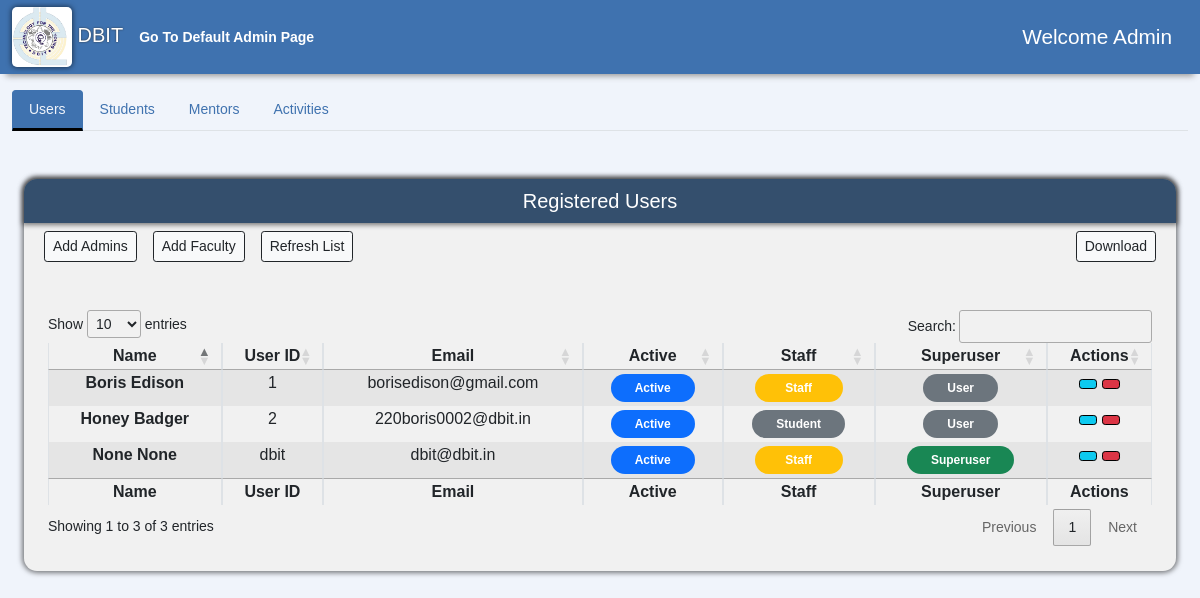
/AdminPage/ (signed in), run on an earlier commit of the app's database.
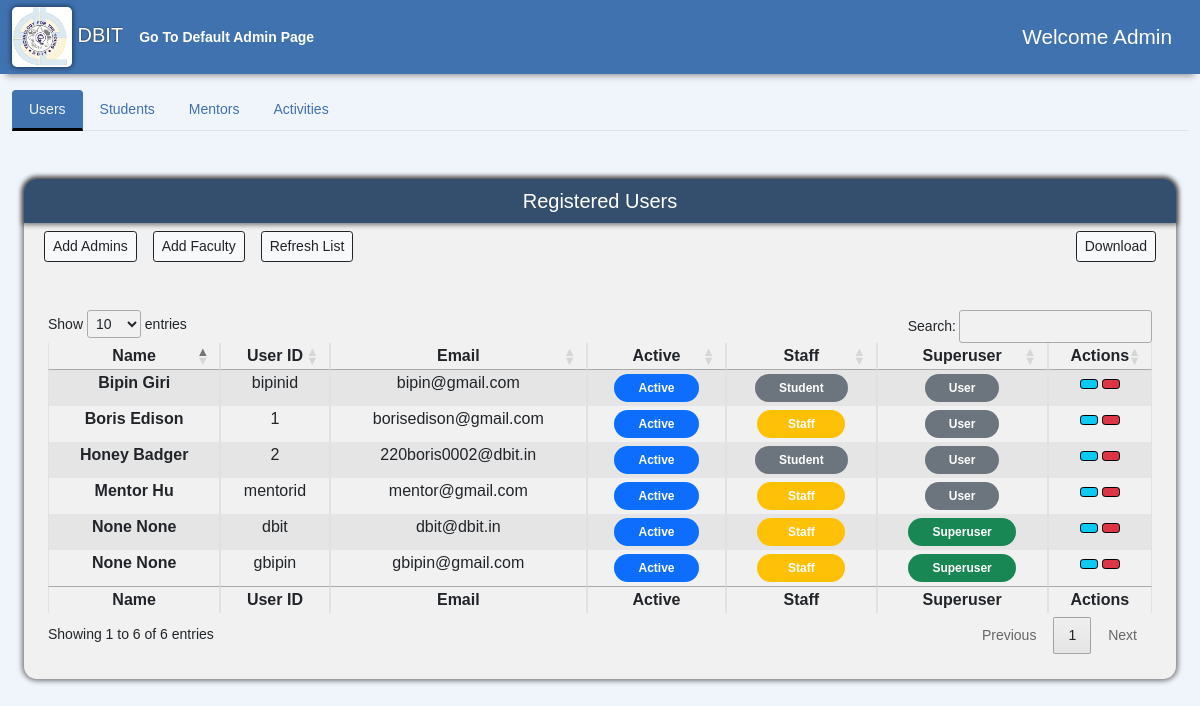
And on a later commit of the database.
### accounts/models.py (models this page shows, shortened)
class User(AbstractUser):
    usr_id = models.CharField(max_length=50, unique=True)
    username = None
    email = models.EmailField(max_length=255, unique=True)
    created_on = models.DateTimeField(auto_now_add=True)
    is_active = models.BooleanField(default=True)
    is_staff = models.BooleanField(default=False)
    is_superuser = models.BooleanField(default=False)
    first_name = models.CharField(max_length=50, null=True)
    last_name = models.CharField(max_length=50, null=True)
    middle_name = models.CharField(max_length=50, null=True)
    phone = models.CharField(max_length=10, null=True, blank=True)
    profile_img = models.ImageField(
        default='logo.png', null=True, blank=True, upload_to='images/')
    USERNAME_FIELD = 'email'
    REQUIRED_FIELDS = ['usr_id', ]
    objects = CustomUserManager()

### AdminPage/views.py (the view)
# urls.py: path('', views.Adminpage, name= 'admin'),
@login_required(login_url='Login')
def Adminpage(request):
    if request.user.is_superuser:
        users = User.objects.all()
        context = {'users': users}
        return render(request,'AdminPage/admin-user.html',context)
    else:
        return HttpResponse("You are not authorized to view this page")

### Announcement/notification_processors.py (called while the page is built)
def announcements(request):
    allnotifications= Announcement.objects.all()
    return {'notifications':allnotifications}

def announcement_receiver(request):
    allreceivers= AnnouncementReceiver.objects.all()
    return {'receivers':allreceivers}

### AdminPage/templates/AdminPage/admin-user.html (shortened to what this page needs)
{% extends "admin.html" %}
{% load static %}
{% block userTabButton %}
<button class="nav-link active" id="nav-users-tab" data-bs-toggle="tab" data-bs-target="#nav-users" type="button" role="tab" aria-controls="nav-users-tab" aria-selected="true">
    Users
</button>
{% endblock %}
{% block userTabContent %}
<div class="tab-pane fade show active" id="nav-users" role="tabpanel" aria-labelledby="nav-users-tab">
    <div class="container-fluid mb-5">
        <div class="sidebar flex-shrink-0 dashboard-navigation">
            <div class="sidebar-heading d-flex align-items-center justify-content-center">
                <h5>Registered Users</h5>
            </div>
            <div class="container-fluid" style="overflow-x: auto;">
                <div class="d-flex bd-highlight mb-3">
                    <div class="p-2 bd-highlight">
                        <button type="button" onclick="window.location.href = '{% url 'AdminRegister'  %}';" class="btn btn-light meetings-btn ms-auto btn-sm btn-outline-dark" data-bs-toggle="modal" data-bs-target="#staticBackdrop">
                            Add Admins
                        </button>
                    </div>
                    <div class="p-2 bd-highlight">
                        <button type="button" onclick="window.location.href = '{% url 'FacultyRegister'  %}';" class="btn btn-light meetings-btn ms-auto btn-sm btn-outline-dark" data-bs-toggle="modal" data-bs-target="#staticBackdrop">
                            Add Faculty
                        </button>
                    </div>
                    <div class="p-2 bd-highlight">
                        <button type="button" onClick="window.location.reload()" class="btn btn-light  btn-sm btn-outline-dark" type="button" id="dropdownMenuButton1" data-bs-toggle="dropdown" aria-expanded="false">
                            Refresh List
                        </button>
                    </div>
                    <div class="ms-auto p-2 bd-highlight">
                        <button type="button" onclick="window.location.href = '{% url 'Edit'  %}';" class="btn btn-light meetings-btn ms-auto btn-sm btn-outline-dark" data-bs-toggle="modal" data-bs-target="#staticBackdrop">
                            Download
                        </button>
                    </div>
                </div>
            </div>
            <div class="table-div m-4 mt-4 mb-4">
                <table class="table table-striped table-bordered" style="widows: 100%;" id="user-table">
                    <thead>
                        <tr>
                            <th scope="col" class="px-2 py-1 text-center">Name</th>
                            <th scope="col" class="px-2 py-1 text-center">User ID</th>
                            <th scope="col" class="px-2 py-1 text-center">Email</th>
                            <th scope="col" class="px-2 py-1 text-center">Active</th>
                            <th scope="col" class="px-2 py-1 text-center">Staff</th>
                            <th scope="col" class="px-2 py-1 text-center">Superuser</th>
                            <th scope="col" class="px-2 py-1 text-center">Actions</th>
                        </tr>
                    </thead>
                    <tbody>
                        {% for user in users %}
                        <tr>
                            <th scope="row" class="px-2 py-1 text-center">{{user.first_name}} {{ user.last_name}}</th>
                            <td class="px-2 py-1 text-center">{{user.usr_id}}</td>
                            <td class="px-2 py-1 text-center">{{user.email}}</td>
                            <td class="px-2 py-1 text-center">
                                {% if user.is_active %}
                                <span class="badge bg-primary rounded-pill px-4 py-2">Active</span> {% else %}
                                <span class="badge bg-danger rounded-pill px-4 py-2">Inactive</span> {% endif %}
                          </td>
                            <td class="px-2 py-1 text-center">
                                {% if user.is_staff %}
                                <span class="badge bg-warning rounded-pill px-4 py-2">&nbsp Staff &nbsp</span> {% else %}
                                <span class="badge bg-secondary rounded-pill px-4 py-2">Student</span> {% endif %}
                            </td>
                            <td class="px-2 py-1 text-center">
                                {% if user.is_superuser %}
                                <span class="badge bg-success rounded-pill px-4 py-2">Superuser</span> {% else %}
                                <span class="badge bg-secondary rounded-pill px-4 py-2">User</span> {% endif %}
                            </td>
                            <td class="px-2 py-1 text-center" >
                                <button type="button" class="btn btn-info ms-auto btn-sm" style="border-color: black" {% if user.is_superuser %} onClick="window.location.reload()" {% else %} onClick="window.location.href='{% url 'update-user' user.usr_id %}'" {% endif %}>
                                </button>
                                <form action="{% url 'delete-user' user.id %}" class="mb-0" style="display: inline-block" method='POST'>
                                    <button type="submit" class="btn btn-danger ms-auto btn-sm" style="border-color: black" onClick="return confirm('Are you sure Do you want to delete this user/account ?');">
                                    </button>
                                </form>
                            </td>
                        </tr>
                        {% endfor %}
                    </tbody>
                    <tfoot>
                        <tr>
                            <th scope="col" class="px-2 py-1 text-center">Name</th>
                            <th scope="col" class="px-2 py-1 text-center">User ID</th>
                            <th scope="col" class="px-2 py-1 text-center">Email</th>
                            <th scope="col" class="px-2 py-1 text-center">Active</th>
                            <th scope="col" class="px-2 py-1 text-center">Staff</th>
                            <th scope="col" class="px-2 py-1 text-center">Superuser</th>
                            <th scope="col" class="px-2 py-1 text-center">Actions</th>
                        </tr>
                    </tfoot>
                </table>
            </div>
        </div>
    </div>
</div>
{% endblock %}

### templates/admin.html (shortened to what this page needs)
{% load static %}
<html lang="en">
<head>
    <link href="https://cdn.jsdelivr.net/npm/bootstrap@5.1.3/dist/css/bootstrap.min.css" rel="stylesheet">
    <link rel="stylesheet" type="text/css" href="https://cdn.datatables.net/1.12.1/css/jquery.dataTables.css">
    <link href="{% static 'vendor/bootstrap/bootstrap.min.css' %}" rel="stylesheet">
    <link rel="stylesheet" href="{% static 'css/navbar.css' %}">
    <link rel="stylesheet" href="{% static 'css/admin.css' %}">
    <link rel="stylesheet" href="{% static 'css/edit.css' %}">
</head>
<body>
    <nav class="navbar navbar-main sticky-top navbar-expand-lg">
        <div class="container-fluid">
            <a class="navbar-brand" href="#">
                <img src="{% static 'content/logo.png' %}" class="image2" alt="" >
                DBIT
            </a>
            <a href='/../def_admin-Page-django/' <span><strong> Go To Default Admin Page </strong></span></a>
            <div class="collapse navbar-collapse" id="navbar-content">
                <div class="ms-auto admin-greeting">
                    Welcome  Admin
                </div>
            </div>
        </div>
    </nav>
    <div class="container-fluid">
        <nav class="">
            <div class="nav nav-tabs mt-3" id="nav-tab" role="tablist">
                {% block userTabButton %}{% endblock %}
                {% block studentTabButton %}
                <button class="nav-link" id="nav-students-tab" onclick="window.location.href = '{% url 'admin-student' %}';" data-bs-toggle="tab" data-bs-target="#nav-students" type="button" role="tab" aria-controls="nav-students-tab" aria-selected="false">
                    Students
                </button>
                {% endblock %}
                {% block mentorTabButton %}
                <button class="nav-link" id="nav-mentors-tab" onclick="window.location.href = '{% url 'admin-mentor' %}';" data-bs-toggle="tab" data-bs-target="#nav-mentors" type="button" role="tab" aria-controls="nav-mentors-tab" aria-selected="false">
                    Mentors
                </button>
                {% endblock %}
                {% block activitiesTabButton %}
                <button class="nav-link" id="nav-activities-tab" onclick="window.location.href = '{% url 'admin-activity' %}';" data-bs-toggle="tab" data-bs-target="#nav-activities" type="button" role="tab" aria-controls="nav-activities" aria-selected="false">
                    Activities
                </button>
                {% endblock %}
            </div>
        </nav>
        <div class="tab-content mt-5" id="nav-tabContent">
            {% block userTabContent %}
            {% endblock %}
        </div>
    </div>
</body>
</html>

### MPT/static/css/navbar.css (style rules this page uses)
.navbar-main { background-color: var(--navbar-bg); -webkit-box-shadow: 0 8px 6px -6px #999; -moz-box-shadow: 0 8px 6px -6px #999; box-shadow: 0 8px 6px -6px #999; padding: 2px 0; }
.navbar-brand { text-shadow: 0 0 2px #333 !important; }

### MPT/static/css/admin.css (style rules this page uses)
.admin-greeting { font-size: 1.3rem; color: var(--text-component); }
.nav-link { color: var(--navbar-bg); text-decoration: none; transition: color 0.3s ease; }
.nav-tabs .nav-item.show .nav-link, .nav-tabs .nav-link.active { color: var(--body-bg); background-color: var(--navbar-bg); border-color: var(--navbar-bg) var(--navbar-bg) var(--text-body); }
.nav-tabs .nav-link { border-bottom: 3px solid transparent; }
.sidebar-heading { height: 5.5vh; background-color: #344F6D; color: white; border-radius: 13px 13px 0 0; box-shadow: 0 0 5px 2px rgba(0, 0, 0, 0.5); }
.sidebar { background-color: #F1F1F1; border-radius: 13px; box-shadow: 0 0 5px 2px rgba(0, 0, 0, 0.5); margin: 10px 0; margin-top: 5.5vh; padding-bottom: 1px; }
.table-div { overflow-x: auto; }

### MPT/static/css/global.css (style rules this page uses)
:root { --nord-0: #2e3440; --nord-1: #3b4252; --nord-2: #434c5e; --nord-3: #4c566a; --nord-4: #d8dee9; --nord-5: #e5e9f0; --nord-6: #eceff4; --nord-7: #8fbcbb; --nord-8: #88c0d0; --nord-9: #81a1c1; --nord-10: #5e81ac; --nord-11: #bf616a; --nord-12: #d08770; --nord-13: #ebcb8b; --nord-14: #a3be8c; --nord-15: #b48ead; --body-bg: #F0F4FB; --navbar-bg: #3F72AF; --btn-bg: #112D4E; --content-bg: #DBE2EF; --text-component: #FFFFFF; --text-body: #000000; }
body { background-color: var(--body-bg); font-size: .875rem; font-family: Arial, Helvetica, sans-serif; overflow-x: hidden; }
a { color: var(--text-component); text-decoration: none; transition: color 0.3s ease; }
h5 { margin-bottom: 0; }
.image2 { width: 60px; height: 60px; border-radius: 5px; box-shadow: 0 0 5px 1px rgba(0, 0, 0, 0.5) !important; }

What changed in the data, as far as the page shows it:
added User: first_name "Bipin", last_name "Giri", usr_id "bipinid", email "bipin@gmail.com", is_active "Active", is_staff "Student", is_superuser "User"
added User: first_name "Mentor", last_name "Hu", usr_id "mentorid", email "mentor@gmail.com", is_active "Active", is_staff "Staff", is_superuser "User"
added User: first_name "None", last_name "None", usr_id "gbipin", email "gbipin@gmail.com", is_active "Active", is_staff "Staff", is_superuser "Superuser"
Also different on the page:
text written by a page script: "Show entries Search: Showing 1 to 3 of 3 entries Previous 1 Next" → "Show entries Search: Showing 1 to 6 of 6 entries Previous 1 Next"
